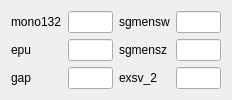
  <widget class="QWidget" name="layoutWidget">
   <property name="geometry">
    <rect>
     <x>340</x>
     <y>20</y>
     <width>232</width>
     <height>80</height>
    </rect>
   </property>
   <layout class="QGridLayout" name="gridLayout_2">
    <item row="1" column="1">
     <widget class="PyDMLineEdit" name="PyDMLineEdit_5">
      <property name="toolTip">
       <string/>
      </property>
      <property name="readOnly">
       <bool>true</bool>
      </property>
      <property name="precision" stdset="0">
       <number>2</number>
      </property>
      <property name="precisionFromPV" stdset="0">
       <bool>false</bool>
      </property>
      <property name="channel" stdset="0">
       <string>ca://SPEC:gap</string>
      </property>
     </widget>
    </item>
    <item row="1" column="3">
     <widget class="PyDMLineEdit" name="PyDMLineEdit_8">
      <property name="toolTip">
       <string/>
      </property>
      <property name="readOnly">
       <bool>true</bool>
      </property>
      <property name="precision" stdset="0">
       <number>2</number>
      </property>
      <property name="precisionFromPV" stdset="0">
       <bool>false</bool>
      </property>
      <property name="channel" stdset="0">
       <string>ca://SPEC:sgmensz</string>
      </property>
     </widget>
    </item>
    <item row="0" column="1">
     <widget class="PyDMLineEdit" name="PyDMLineEdit_4">
      <property name="toolTip">
       <string/>
      </property>
      <property name="readOnly">
       <bool>true</bool>
      </property>
      <property name="precision" stdset="0">
       <number>2</number>
      </property>
      <property name="precisionFromPV" stdset="0">
       <bool>false</bool>
      </property>
      <property name="channel" stdset="0">
       <string>ca://SPEC:mono132</string>
      </property>
     </widget>
    </item>
    <item row="0" column="0">
     <widget class="QLabel" name="label_13">
      <property name="text">
       <string>mono132</string>
      </property>
     </widget>
    </item>
    <item row="1" column="0">
     <widget class="QLabel" name="label_11">
      <property name="text">
       <string>epu</string>
      </property>
     </widget>
    </item>
    <item row="2" column="1">
     <widget class="PyDMLineEdit" name="PyDMLineEdit_6">
      <property name="toolTip">
       <string/>
      </property>
      <property name="text">
       <string/>
      </property>
      <property name="readOnly">
       <bool>true</bool>
      </property>
      <property name="precision" stdset="0">
       <number>2</number>
      </property>
      <property name="precisionFromPV" stdset="0">
       <bool>false</bool>
      </property>
      <property name="channel" stdset="0">
       <string>ca://SPEC:epu</string>
      </property>
     </widget>
    </item>
    <item row="0" column="3">
     <widget class="PyDMLineEdit" name="PyDMLineEdit_7">
      <property name="toolTip">
       <string/>
      </property>
      <property name="readOnly">
       <bool>true</bool>
      </property>
      <property name="precision" stdset="0">
       <number>2</number>
      </property>
      <property name="precisionFromPV" stdset="0">
       <bool>false</bool>
      </property>
      <property name="channel" stdset="0">
       <string>ca://SPEC:sgmensw</string>
      </property>
     </widget>
    </item>
    <item row="2" column="0">
     <widget class="QLabel" name="label_12">
      <property name="text">
       <string>gap</string>
      </property>
     </widget>
    </item>
    <item row="2" column="3">
     <widget class="PyDMLineEdit" name="PyDMLineEdit_9">
      <property name="toolTip">
       <string/>
      </property>
      <property name="readOnly">
       <bool>true</bool>
      </property>
      <property name="precision" stdset="0">
       <number>2</number>
      </property>
      <property name="precisionFromPV" stdset="0">
       <bool>false</bool>
      </property>
      <property name="channel" stdset="0">
       <string>ca://SPEC:exsv_2</string>
      </property>
     </widget>
    </item>
    <item row="0" column="2">
     <widget class="QLabel" name="label_14">
      <property name="text">
       <string>sgmensw</string>
      </property>
     </widget>
    </item>
    <item row="2" column="2">
     <widget class="QLabel" name="label_16">
      <property name="text">
       <string>exsv_2</string>
      </property>
     </widget>
    </item>
    <item row="1" column="2">
     <widget class="QLabel" name="label_17">
      <property name="text">
       <string>sgmensz</string>
      </property>
     </widget>
    </item>
   </layout>
  </widget>
